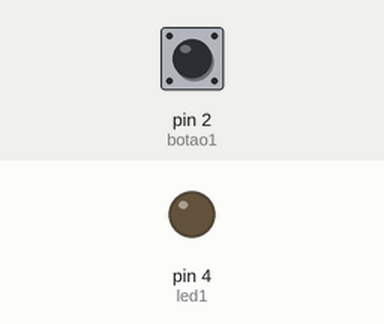
Recording of a sketch running on a simulated Arduino Uno, built with avr-gcc and run on an emulated ATmega328P. Parts: output pins drawn as LEDs (lit = HIGH). The test bench sets the inputs (shaded band); at power-on: pin 2 (botao1) LOW.

Above: at 1.2 s.
1.3 s: pin 2 (botao1) pulled HIGH for 0.15 s
At 1.37 s:
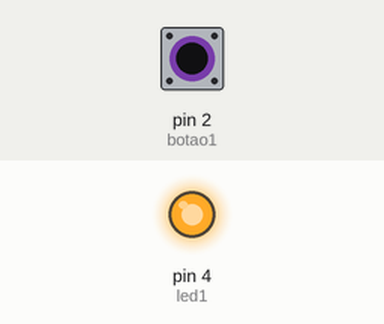
2.9 s: pin 2 (botao1) pulled HIGH for 3.2 s
At 7.5 s:
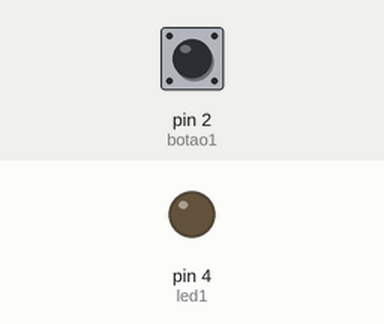
Timing chart, 0 to 9.0 s (numbered marks = the images above; inputs shaded):
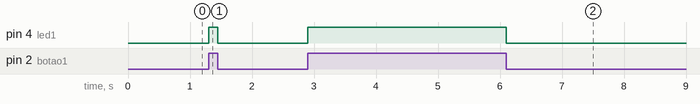

The sketch:

codigo.ino
```cpp
const int botao1 = 2;
const int led1 = 4;

int var1;
int var2;

 void setup()
 {
    pinMode(botao1, INPUT);
    pinMode(led1, OUTPUT);
       //Serial.begin(9600);
 }

 void loop()
 {
    var1 = digitalRead(botao1);

   if(var1){
       digitalWrite(led1, HIGH);
   }
     else {
       digitalWrite(led1, LOW);
   }
 }
```

Measured:
- after the input at 1.3 s, pin 4 (led1): LOW → HIGH at once, → LOW 0.15 s later
- after the input at 2.9 s, pin 4 (led1): LOW → HIGH at once, → LOW 3.2 s later
